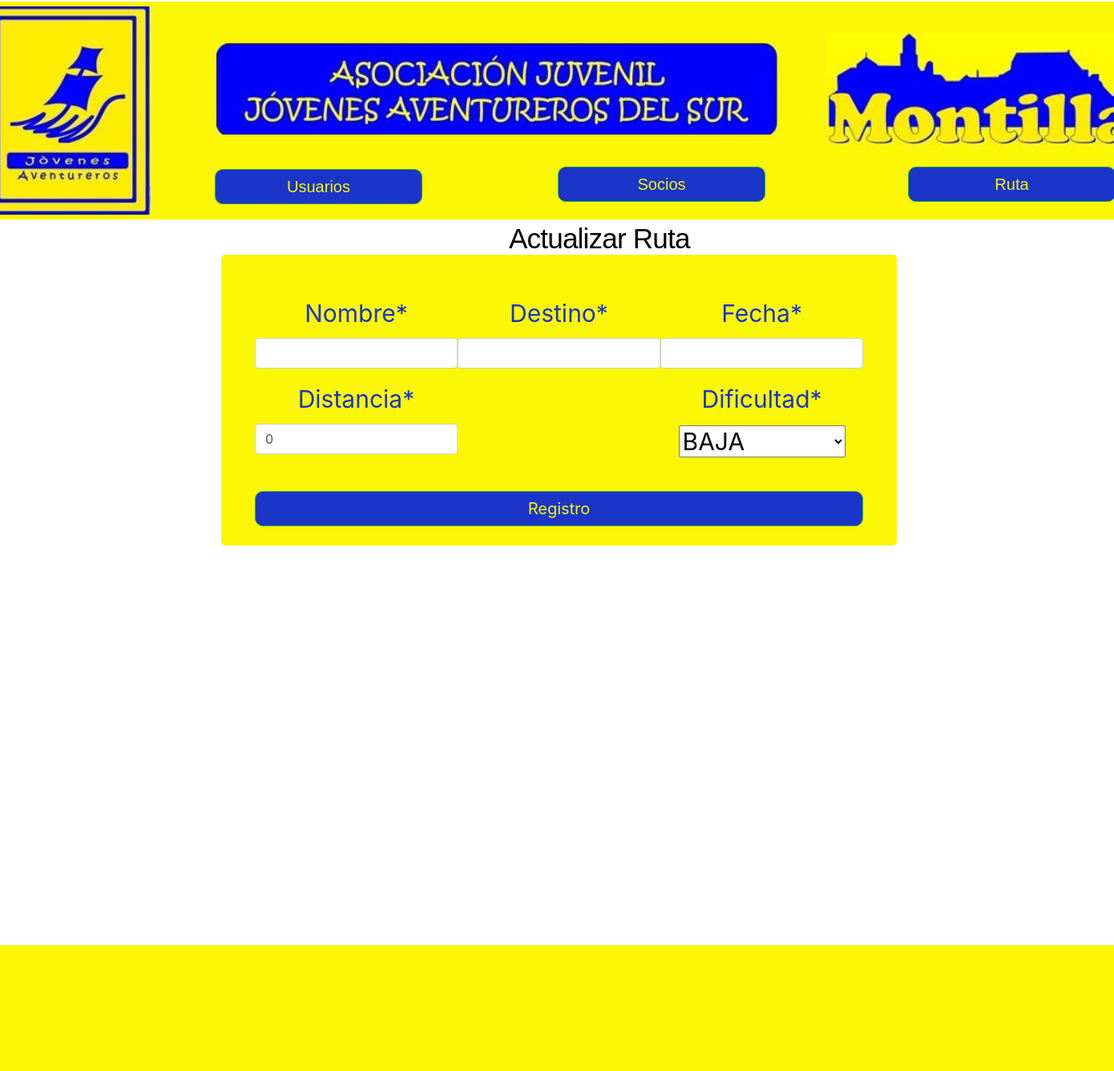
Page /socios/actualizarInscripcion/31/ on the earlier database version.
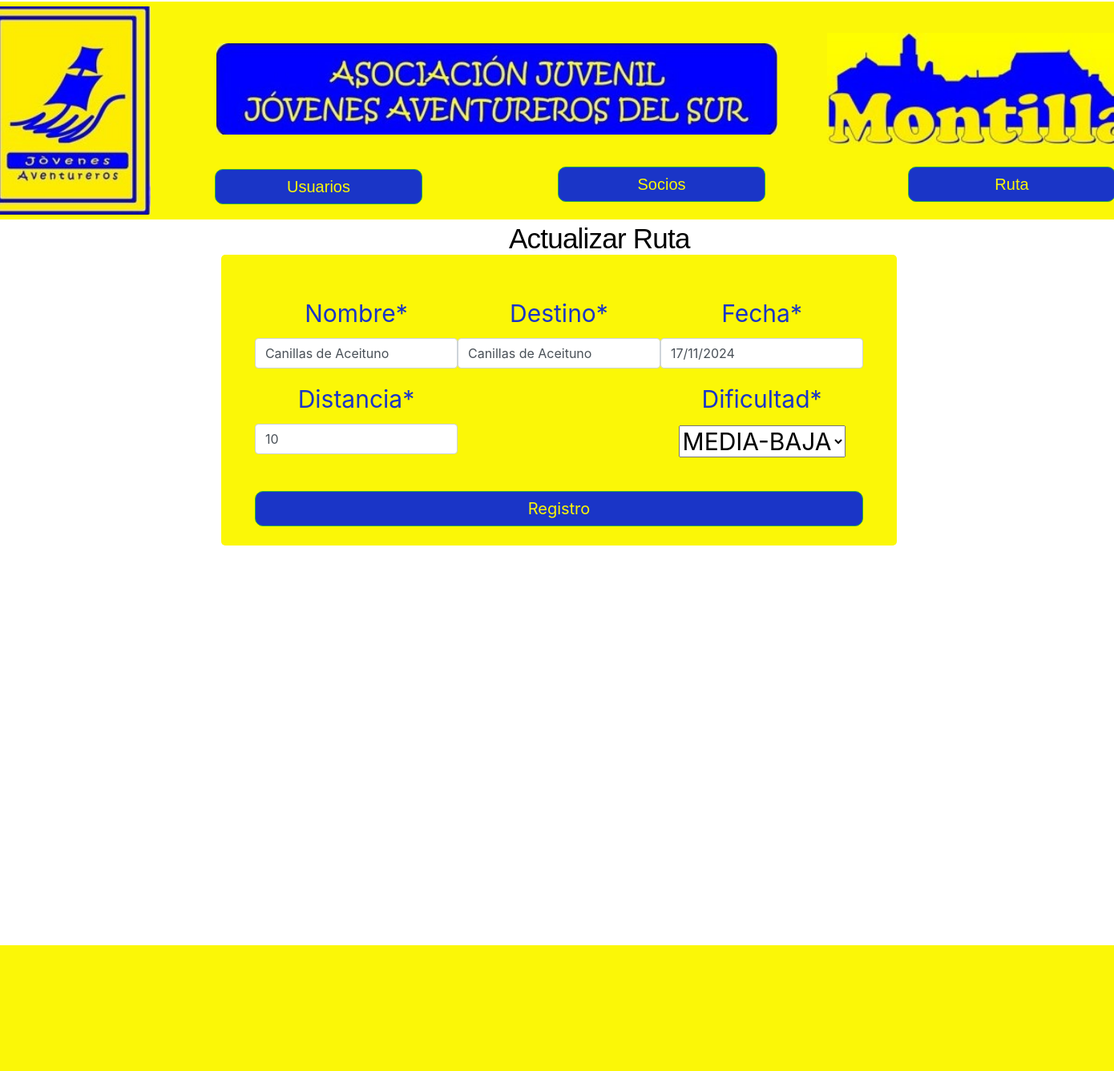
Same page on the later database version.
### Socios/models.py (models this page shows, shortened)
class Inscripciones(models.Model):
    id = models.AutoField(primary_key=True)
    nombre = models.CharField(max_length=30)
    destino = models.CharField(max_length=30, blank=False)
    fecha = models.CharField(max_length=16, blank=False)
    distancia = models.IntegerField(default=0)
    dificultad = models.CharField(max_length=20, choices=DIFICULTAD, default=BAJA)
    precio_socio = models.PositiveIntegerField()
    precio_no_socio = models.PositiveIntegerField()
    finalizada = models.BooleanField(default=False)
    recaudacion_socios = models.IntegerField(default=0)
    recaudacion_no_socios = models.IntegerField(default=0)
    pago_metalico = models.IntegerField(default=0)
    pago_banco = models.IntegerField(default=0)
    total_socios = models.IntegerField(default=0)
    total_no_socios = models.IntegerField(default=0)
    total_guias = models.IntegerField(default=0)

### Socios/views.py (the view)
# urls.py: path("actualizarInscripcion/<int:inscripcionid>/", actualizar_inscripcion, name="Actualizar Inscripcion"),
def actualizar_inscripcion(request, inscripcionid):
    inscripcion = Inscripciones.objects.filter(id = inscripcionid).first()
    if request.method == 'POST':
        inscripcion_form = InscripcionFormA(request.POST, instance=inscripcion)
        if inscripcion_form.is_valid():
            inscripcion_form.save()
        return redirect('Incripciones Abiertas')
    else:
        inscripcion_form = InscripcionFormA(instance=inscripcion)
        return render(request, 'socios/actualizarInscripcion.html', {'formulario': inscripcion_form})

### Socios/forms.py
class InscripcionFormA(forms.ModelForm):
    class Meta:
        model = Inscripciones
        fields = ['nombre', 'destino','fecha', 'distancia', 'dificultad']

### Socios/templates/socios/actualizarInscripcion.html (shortened to what this page needs)
{% extends "jovenesAventureros/base.html" %}
{% load crispy_forms_tags %}
{% load widget_tweaks %}
{% load static %}
{% block content %}
<p class="gestiones" style="font-size: 35px; margin-top: -25px;margin-left: 100px;">Actualizar Ruta</p>
  <div class="overlap-groupRegister">
  <div class="contenedorFormularioPerfil" style="width: 70%; margin-top: -2px;">
    <form method="post" action="" style="color: rgb(9, 10, 11); text-align: center; margin-top: 30px;">
        <div style="margin-top: 50px; color: rgba(26, 53, 199, 1); font-size: 30px; display: flex; flex-direction: column; align-items: center;">
            <div style="display: flex; justify-content: space-around; width: 90%;">
                <div style="width: 45%;">
                    {{ formulario.nombre|as_crispy_field }}
                    {{ formulario.distancia|as_crispy_field }}
                </div>
                <div style="width: 45%;">
                    {{ formulario.destino|as_crispy_field }}
                    <br><br>
                    <br><br>
                </div>
                <div style="width: 45%;">
                    {{formulario.fecha|as_crispy_field }}
                    {{ formulario.dificultad|as_crispy_field }}
                </div>
            </div>
        </div>
        <button type="submit" class="btn btn-success" style="margin-top: -55px; margin-bottom: 15px;background-color:rgba(26, 53, 199, 1); border-radius: 10px; color: #FBF707; width: 90%;font-size: 20px;">Registro</button>
    </form>
  </div>
  </div>
  <div class="boRE">
</div>
{% endblock %}

Differences in the rows shown:
added Inscripciones: nombre "Canillas de Aceituno", distancia "10", destino "Canillas de Aceituno", fecha "17/11/2024", dificultad "MEDIA-BAJA"
Other differences:
form field distancia: "0" → (not shown)
form field dificultad: "BAJA" → (not shown)
